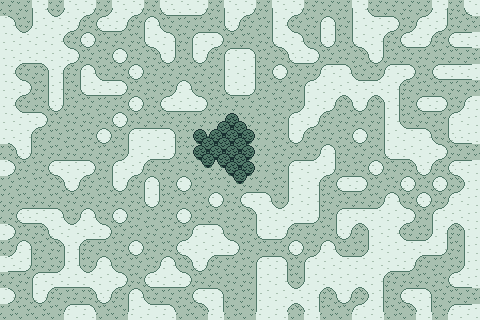

This game map was drawn from its Tiled (.tmx) file and the tilesets committed beside it. A one-line description and the full map source follow:
An orthogonal 30x20 tile map with 16x16 px tiles, 2 tile layers (prototype, terrain).

<map version="1.10" tiledversion="1.11.0" orientation="orthogonal" renderorder="right-down" width="30" height="20" tilewidth="16" tileheight="16" infinite="0" nextlayerid="5" nextobjectid="1">
 <tileset firstgid="1" name="tiles" tilewidth="16" tileheight="16" tilecount="64" columns="4">
  <image source="tiles.png" width="64" height="256" />
  <tile id="6" type="TileBundle">
   <properties>
    <property name="terrain" propertytype="Terrain" value="Grass" />
   </properties>
  </tile>
  <tile id="12" type="TileBundle" />
  <tile id="22" type="TileBundle">
   <properties>
    <property name="terrain" propertytype="Terrain" value="Tree" />
   </properties>
  </tile>
  <wangsets>
   <wangset name="Terrain" type="corner" tile="-1" />
  </wangsets>
 </tileset>
 <layer id="3" name="prototype" width="30" height="20">
  <data encoding="csv">
7,7,13,7,13,13,7,13,13,7,13,13,13,7,13,13,7,13,13,7,7,7,13,7,7,7,7,13,7,13,
13,7,13,13,13,7,13,13,7,13,7,7,7,7,13,7,7,13,7,7,13,7,13,13,13,7,13,13,7,7,
13,13,13,13,7,13,7,7,7,13,13,7,13,13,7,7,7,13,13,7,13,7,13,13,7,13,13,7,13,13,
13,13,13,13,13,7,7,13,7,7,13,7,13,7,13,13,7,7,13,13,7,7,7,13,7,7,7,7,7,7,
13,7,7,13,7,13,7,7,13,7,7,7,7,7,13,13,7,13,7,7,13,13,7,7,13,13,7,13,13,13,
13,13,7,13,7,13,13,13,7,7,7,13,7,7,13,13,7,7,7,13,13,13,13,13,13,7,7,7,7,7,
13,7,7,13,7,7,7,7,13,7,13,13,13,7,7,7,7,7,7,13,13,7,13,7,13,7,13,13,7,13,
13,13,13,7,7,7,7,13,7,7,7,7,7,7,23,7,7,7,13,13,7,7,7,7,13,7,7,7,13,13,
13,13,7,7,7,7,13,7,13,13,13,7,23,23,23,23,7,7,13,7,7,7,13,7,13,13,13,7,13,13,
7,13,7,7,7,7,7,7,13,13,13,7,23,23,23,23,7,7,7,7,13,7,7,7,13,13,13,13,7,7,
13,7,7,13,13,13,7,13,13,7,7,7,7,7,23,23,7,7,13,13,13,7,7,13,7,7,13,7,13,13,
7,7,7,7,13,7,7,13,7,13,7,13,7,7,7,7,7,7,13,13,7,13,13,7,7,13,7,13,7,13,
7,7,7,7,7,7,7,7,7,13,7,7,7,13,7,13,13,7,13,13,7,7,7,7,13,7,13,7,13,13,
7,13,13,13,7,13,7,13,7,7,7,13,7,7,7,7,13,13,13,13,7,13,13,13,13,13,7,13,13,13,
13,7,7,13,13,13,13,7,7,7,7,7,13,13,7,7,13,13,7,7,7,13,7,13,13,7,7,13,7,13,
7,13,7,7,13,7,7,7,13,7,7,13,13,13,13,7,7,7,13,7,13,7,7,13,13,13,13,13,7,13,
13,13,7,7,13,7,13,7,7,7,13,7,13,7,7,7,13,13,7,13,13,13,13,13,13,13,7,7,7,13,
7,7,13,13,13,13,13,13,7,13,13,13,7,7,7,7,13,13,7,13,13,13,13,13,7,7,7,7,13,13,
13,7,13,7,7,7,13,7,13,7,7,7,13,13,7,7,13,13,13,13,7,13,7,13,7,13,13,7,7,7,
7,7,7,7,13,13,7,7,13,13,13,7,7,13,7,7,13,13,7,13,7,7,13,13,7,7,13,7,13,13
</data>
 </layer>
 <layer id="4" name="terrain" width="30" height="20" offsetx="8" offsety="8">
  <data encoding="csv">
11,12,9,16,14,15,16,14,15,5,4,4,6,12,14,6,12,14,6,8,11,12,9,10,11,8,16,2,3,0,
9,16,13,14,15,5,4,6,12,9,11,8,10,5,6,7,12,9,11,12,2,12,13,14,15,16,14,15,10,0,
13,13,13,9,5,6,8,11,3,1,2,12,14,15,10,11,3,1,9,5,6,3,1,2,3,4,6,3,4,0,
14,4,1,14,15,11,3,15,11,3,6,3,6,12,13,2,8,5,4,15,10,11,3,15,10,11,8,10,10,0,
9,11,12,2,12,9,10,5,6,7,8,11,7,12,13,2,3,6,8,16,13,9,10,16,14,6,3,4,4,0,
14,6,12,2,3,4,4,15,11,8,16,9,11,3,4,6,7,7,12,13,14,1,14,1,2,8,10,11,8,0,
9,10,5,6,7,7,8,5,6,3,4,4,6,30,17,7,7,8,16,14,6,3,6,12,2,3,4,15,16,0,
13,14,6,7,7,8,5,15,10,10,11,30,20,22,19,17,7,12,14,6,7,8,11,12,9,10,11,12,13,0,
1,2,7,7,7,3,6,12,13,13,2,18,23,23,23,28,7,3,6,8,11,3,6,12,13,13,9,5,4,0,
5,6,8,10,10,11,8,16,14,4,6,25,26,27,23,28,7,8,10,16,2,7,8,5,4,1,14,15,10,0,
6,7,3,1,14,6,12,14,15,11,8,11,7,25,26,32,7,12,13,14,15,10,5,6,8,5,15,5,1,0,
7,7,7,3,6,7,3,6,12,2,3,6,8,11,8,10,11,12,13,2,3,4,6,8,5,15,5,15,16,0,
8,10,10,11,8,11,8,11,3,6,8,11,3,6,3,1,9,16,13,2,8,10,10,16,9,5,15,16,13,0,
5,4,1,9,16,9,5,6,7,7,3,15,10,11,7,12,13,14,4,6,12,14,1,13,14,6,12,14,1,0,
15,11,3,1,14,4,6,8,11,7,8,16,13,9,11,3,4,15,11,8,5,6,12,13,9,10,16,2,12,0,
16,2,7,12,2,8,11,3,6,8,5,1,14,4,6,8,10,5,15,16,9,10,16,13,13,14,4,6,12,0,
4,15,10,16,9,16,9,11,8,16,9,5,6,7,7,12,13,2,12,13,13,13,13,14,4,6,7,8,16,0,
11,12,14,4,4,1,14,15,5,4,4,15,10,11,7,12,13,9,16,14,1,14,1,2,8,10,11,3,4,0,
6,3,6,8,10,5,6,12,9,10,11,3,1,2,7,12,13,14,1,2,3,15,16,2,3,1,2,8,10,0,
0,0,0,0,0,0,0,0,0,0,0,0,0,0,0,0,0,0,0,0,0,0,0,0,0,0,0,0,0,0
</data>
 </layer>
</map>